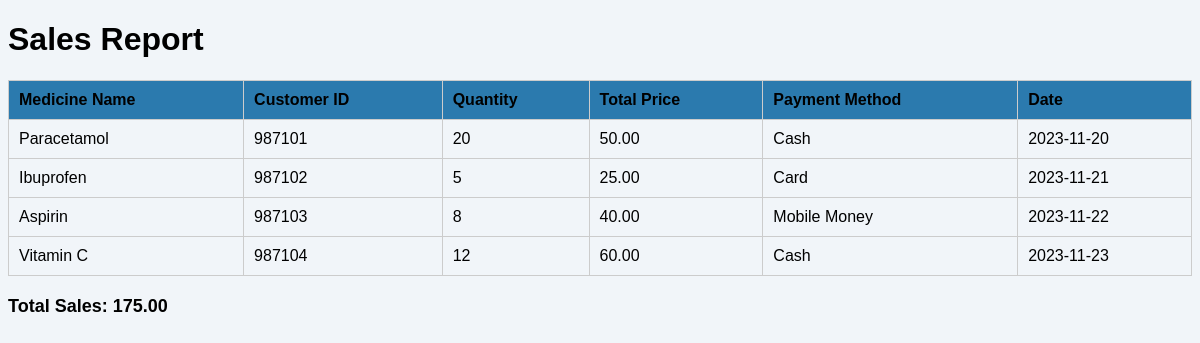
/sales_report.php, run on the app's committed database.
### tables this page shows
CREATE TABLE `sales` (
  `Medicine Name` varchar(255) NOT NULL,
  `Customer ID` int(11) NOT NULL,
  `Quantity` int(11) NOT NULL,
  `Total price` int(11) NOT NULL,
  `Payment method` varchar(50) NOT NULL,
  `Date` date NOT NULL
);

### sales_report.php (the view, shortened to what this page needs)
<?php
$conn = mysqli_connect("localhost", "root", "", "quickfix pharmacy");
$sql = "SELECT `Medicine Name`, `Customer ID`, `Quantity`, `Total price`, `Payment method`, `Date` FROM sales";
$result = $conn->query($sql);
$totalSales = 0;
?>
<!DOCTYPE html>
<html lang="en">
<head>
</head>
<body>
    <h1>Sales Report</h1>
    <table>
        <tr>
            <th>Medicine Name</th>
            <th>Customer ID</th>
            <th>Quantity</th>
            <th>Total Price</th>
            <th>Payment Method</th>
            <th>Date</th>
        </tr>
        <?php
        if ($result->num_rows > 0) {
            while ($row = $result->fetch_assoc()) {
                echo "<tr>";
                echo "<td>" . htmlspecialchars($row['Medicine Name']) . "</td>";
                echo "<td>" . htmlspecialchars($row['Customer ID']) . "</td>";
                echo "<td>" . htmlspecialchars($row['Quantity']) . "</td>";
                echo "<td>" . number_format($row['Total price'], 2) . "</td>";
                echo "<td>" . htmlspecialchars($row['Payment method']) . "</td>";
                echo "<td>" . htmlspecialchars($row['Date']) . "</td>";
                echo "</tr>";
                $totalSales += $row['Total price'];
            }
        } else {
            echo "<tr><td colspan='6'>No sales found.</td></tr>";
        }
        ?>
    </table>
    <div class="total-sales">
        Total Sales: <?php echo number_format($totalSales, 2); ?>
    </div>
</body>
</html>

### sales_report.php (style rules this page uses)
body { font-family: Arial, sans-serif; background-color: #f1f5f9; }
table { width: 100%; border-collapse: collapse; margin-top: 20px; }
table, th, td { border: 1px solid #ccc; }
th, td { padding: 10px; text-align: left; }
th { background-color: #2b7aae; }
.total-sales { margin-top: 20px; font-size: 18px; font-weight: bold; }

### data on the page
sales: Medicine Name "Paracetamol", Customer ID "987101", Quantity "20", Total price "50.00", Payment method "Cash", Date "2023-11-20"
sales: Medicine Name "Ibuprofen", Customer ID "987102", Quantity "5", Total price "25.00", Payment method "Card", Date "2023-11-21"
sales: Medicine Name "Aspirin", Customer ID "987103", Quantity "8", Total price "40.00", Payment method "Mobile Money", Date "2023-11-22"
sales: Medicine Name "Vitamin C", Customer ID "987104", Quantity "12", Total price "60.00", Payment method "Cash", Date "2023-11-23"

### other printed values
$totalSales "175.00"
